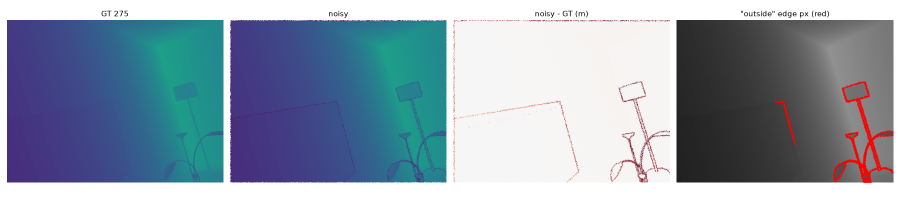
#> input picture outputs/audit/figs/6_outside_frame275.png, 1800 x 405 px (shown at 1/2 size)
$ python -i audit2.py   (imports and definitions only)
#> lines starting #> are read from the running program, lines starting #| are printed output that depends on the picture
### denoise/data.py
"""
Read-only dataset access.

Depth convention in all of denoise/: float32 metres, NaN = no measurement.
On disk both datasets store uint16 PNGs where value / 5000 = metres and 0 = missing.

Datasets
--------
- ICL-NUIM living room kt0 (synthetic):
    lr_kt0_noisy/depth/<i>.png       filter input
    lr_kt0_noisefree/depth/<i>.png   ground truth (same camera, same frame index i)
- TUM fr3 long_office_household (real Asus Xtion, a Kinect-type sensor): no ground-truth depth exists.

Contents
--------
    png_to_m        uint16 PNG values -> metres with NaN for missing
    valid           mask of measured pixels
    icl_noisy       ICL input frame i
    icl_gt          ICL ground-truth frame i
    tum_depth       TUM depth frame i (in depth.txt order)
    tum_n_frames    number of TUM depth frames
    gate            treat depth below a minimum as missing
"""
import os

import cv2
import numpy as np


# ---------------------------------------------------------------------------
# Paths and constants
# ---------------------------------------------------------------------------

ROOT = os.path.dirname(os.path.dirname(os.path.abspath(__file__)))
OUTPUTS = os.path.join(ROOT, "outputs")

ICL_NOISY = os.path.join(ROOT, "ICL NUIM", "lr_kt0_noisy", "depth")
ICL_CLEAN = os.path.join(ROOT, "ICL NUIM", "lr_kt0_noisefree", "depth")
TUM_DIR = os.path.join(ROOT, "RGB TUM", "rgbd_dataset_freiburg3_long_office_household")

DEPTH_SCALE = 5000.0  # PNG value per metre
ICL_N_FRAMES = 1509


# ---------------------------------------------------------------------------
# Conversion
# ---------------------------------------------------------------------------

# [5 lines left out: function png_to_m, not called in this run]


def valid(depth):
    """True where a depth value exists (finite and > 0)."""
    return np.isfinite(depth) & (depth > 0)


def _read(path):
    im = cv2.imread(path, cv2.IMREAD_UNCHANGED)

    if im is None or im.dtype != np.uint16:
        raise IOError(f"cannot read 16-bit depth PNG: {path}")

    return im


# ---------------------------------------------------------------------------
# ICL-NUIM
# ---------------------------------------------------------------------------

def icl_noisy(i):
    return png_to_m(_read(os.path.join(ICL_NOISY, f"{i}.png")))


def icl_gt(i):
    return png_to_m(_read(os.path.join(ICL_CLEAN, f"{i}.png")))


# ---------------------------------------------------------------------------
# TUM
# ---------------------------------------------------------------------------

_TUM = None  # cached list of depth file names, filled on first use


# [19 lines left out: functions _tum_list, tum_depth, not called in this run]


def tum_n_frames():
    return len(_tum_list())


# ---------------------------------------------------------------------------
# Input conditioning
# ---------------------------------------------------------------------------

# [11 lines left out: function gate, not called in this run]

### denoise/audit2.py
r"""
Follow-up checks on ICL (outputs/audit/6_*, 7_*). Read-only on the data.

Usage
-----
    .venv\Scripts\python.exe denoise\audit2.py [--frames 25:1509:50] [--workers 6]

Checks
------
6  "Outside" edge pixels: 2 px edge-band pixels of the raw input that are > 5 cm off and are
   neither near the min / max GT of the 5x5 window nor between them. For these:
   sign, size, whether a larger window (7 / 11 / 21 px) contains a matching GT surface,
   distance to the image border and to the nearest raw hole, and depth.

7  Sub-pixel alignment: MAE(raw, GT resampled at (y + dy, x + dx)) with bilinear interpolation,
   dy, dx in -2 .. +1 px in 0.25 px steps, on flat pixels only (> 5 px from a GT edge, so the
   interpolation never mixes two surfaces). Also per 3x3 image tile, to tell a constant offset
   from a scale / rotation difference.
"""
import argparse
import os
import sys
from multiprocessing import Pool

import cv2
import numpy as np
import pandas as pd

sys.path.insert(0, os.path.dirname(os.path.abspath(__file__)))

import data as D
from evaluate import gt_masks
from run import parse_frames


TOL = 0.05                              # "bad" = more than 5 cm from GT
NEAR_M = 0.4
SHIFTS = np.arange(-2.0, 1.01, 0.25)    # sub-pixel shifts tested in check 7
WINDOWS = (5, 7, 11, 21)                # window sizes tested in check 6
MATCH_RADIUS = 10                       # px searched for a matching GT value in check 6


# [133 lines left out: functions window_min_max, outside_check, shift_check, not called in this run]


# ---------------------------------------------------------------------------
# Entry point
# ---------------------------------------------------------------------------

def work(i):
    raw = D.icl_noisy(i)
    gt = D.icl_gt(i)
    m = gt_masks(gt)
    return outside_check(i, raw, gt, m), shift_check(i, raw, gt, m)


# [76 lines left out: functions write_outside, write_shift, main, not called in this run]


# [2 lines not run here, left out]

>>> import cv2
>>> picture = cv2.imread('../outputs/audit/figs/6_outside_frame275.png', cv2.IMREAD_GRAYSCALE)
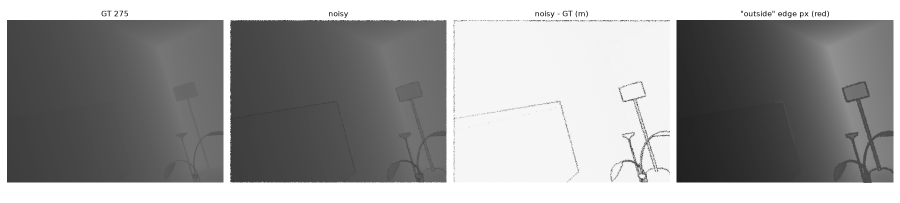
#> picture: shape (405, 1800) (shown at 1/2 size); min 0, max 255, mean 153.3
#> (the run stopped early here; a loop or call above may not have finished)
